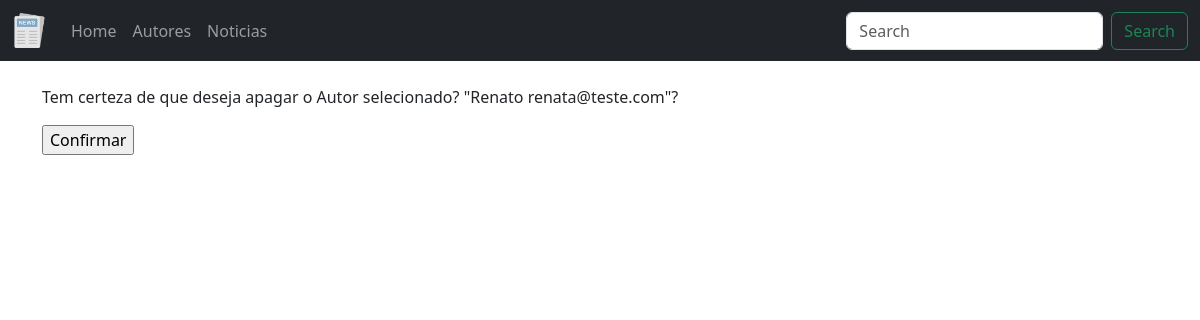
The page /noticias/autor/deletar/6 on the database as committed earlier.
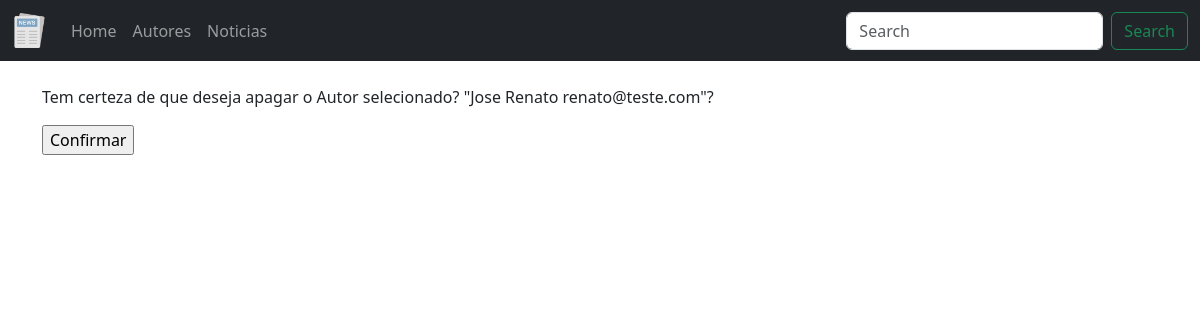
The same page on the database as committed later.
### noticia/models.py (models this page shows)
class Autor(models.Model):
    nome = models.CharField("Nome", max_length=200)
    data_nascimento = models.DateField("Data de Nascimento", default="1980-01-01")
    email = models.EmailField("Email")
    idade = models.PositiveSmallIntegerField("Idade")
    avatar = models.ImageField("Foto", upload_to='avatares', blank=True, null=True)
    def __str__(self):
        return self.nome + " " + self.email
    class Meta:
        verbose_name = "Escritor"
        verbose_name_plural = "Escritores"

### noticia/views.py (the view, shortened to what this page needs)
# urls.py: path('autor/deletar/<int:id>', AutorDeleteView.as_view(), name='deletar-autor'),
class AutorDeleteView(DeleteView):
    model=Autor
    template_name='autor/autor_confirm_delete.html'
    pk_url_kwarg='id'

### templates/autor/autor_confirm_delete.html (shortened to what this page needs)
{% extends "base.html" %}
{% load bootstrap5 %}
{% block content %}
<form method="post">{% csrf_token %}
    <p>Tem certeza de que deseja apagar o Autor selecionado? "{{ object }}"?</p>
    <input type="submit" value="Confirmar">
</form>
{% endblock %}

Rows that differ between the two databases and show on the page:
changed Autor: nome+email "Renato renata@teste.com" → "Jose Renato renato@teste.com"
